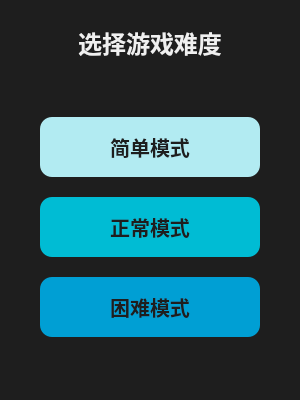
<?xml version="1.0" encoding="UTF-8"?>
<ui version="4.0">
 <class>DifficultyDialog</class>
 <widget class="QDialog" name="DifficultyDialog">
  <property name="geometry">
   <rect>
    <x>0</x>
    <y>0</y>
    <width>300</width>
    <height>400</height>
   </rect>
  </property>
  <property name="windowTitle">
   <string>选择难度</string>
  </property>
  <property name="styleSheet">
   <string notr="true">
/* *************** 科技深色主题匹配 *************** */
QDialog {
    background-color: #1E1E1E; /* 主界面深色背景 */
    border-radius: 16px;
}

/* 标题 - 纯白大字 */
#labelTitle {
    color: #F0F0F0; /* 浅色文字 */
    font-size: 24px;
    font-weight: bold;
}

/* 统一按钮样式：高度固定，宽度100%填充，字体自动适配 */
QPushButton {
    border: none;
    border-radius: 12px;
    font-size: 20px;
    font-weight: bold;
    min-height: 60px;
    margin-left: 15px;
    margin-right: 15px;
}

/* 难度按钮样式：颜色从简单到困难依次加深/加强 */

#easyBtn { 
    background-color: #B2EBF2; /* 浅青色 - 最亮 */
    color: #1E1E1E; /* 深色文字 */
}
#easyBtn:hover {
    background-color: #80DEEA; /* 悬停时稍微变暗 */
}

#normalBtn { 
    background-color: #00BCD4; /* 主强调青色 - 中等亮度 */
    color: #1E1E1E; /* 深色文字 */
}
#normalBtn:hover {
    background-color: #00E5FF; /* 悬停时提亮 */
}

#hardBtn { 
    background-color: #009fd4; /* 新指定的深青色 */

    color: #1E1E1E; /* 字体改为黑色 */
}
#hardBtn:hover {
    background-color: #00BCD4; /* 悬停时使用主强调色提亮 */
    border: none; 
    color: #1E1E1E; /* 保持黑色文字 */
}
   </string>
  </property>
  <property name="modal">
   <bool>true</bool>
  </property>
  <layout class="QVBoxLayout" name="verticalLayout">
   <property name="spacing">
    <number>20</number>
   </property>
   <property name="margin" stdset="0">
    <number>25</number>
   </property>
   <item>
    <widget class="QLabel" name="labelTitle">
     <property name="text">
      <string>选择游戏难度</string>
     </property>
     <property name="alignment">
      <set>Qt::AlignmentFlag::AlignCenter</set>
     </property>
    </widget>
   </item>
   <item>
    <spacer name="topSpacer">
     <property name="orientation">
      <enum>Qt::Orientation::Vertical</enum>
     </property>
     <property name="sizeHint" stdset="0">
      <size>
       <width>20</width>
       <height>40</height>
      </size>
     </property>
    </spacer>
   </item>
   <item>
    <widget class="QPushButton" name="easyBtn">
     <property name="text">
      <string>简单模式</string>
     </property>
    </widget>
   </item>
   <item>
    <widget class="QPushButton" name="normalBtn">
     <property name="text">
      <string>正常模式</string>
     </property>
    </widget>
   </item>
   <item>
    <widget class="QPushButton" name="hardBtn">
     <property name="text">
      <string>困难模式</string>
     </property>
    </widget>
   </item>
   <item>
    <spacer name="bottomSpacer">
     <property name="orientation">
      <enum>Qt::Orientation::Vertical</enum>
     </property>
     <property name="sizeHint" stdset="0">
      <size>
       <width>20</width>
       <height>40</height>
      </size>
     </property>
    </spacer>
   </item>
  </layout>
 </widget>
 <resources/>
 <connections/>
</ui>
